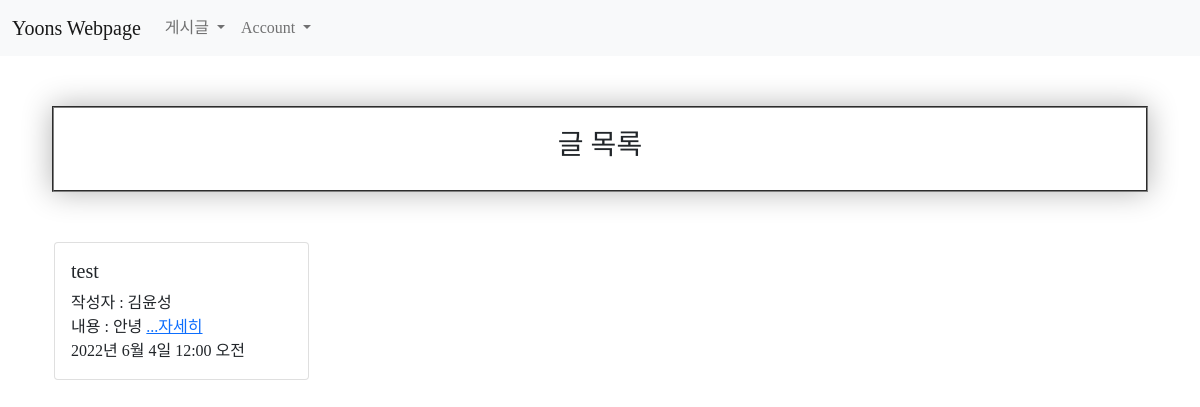
The page /list/ on the database as committed earlier.
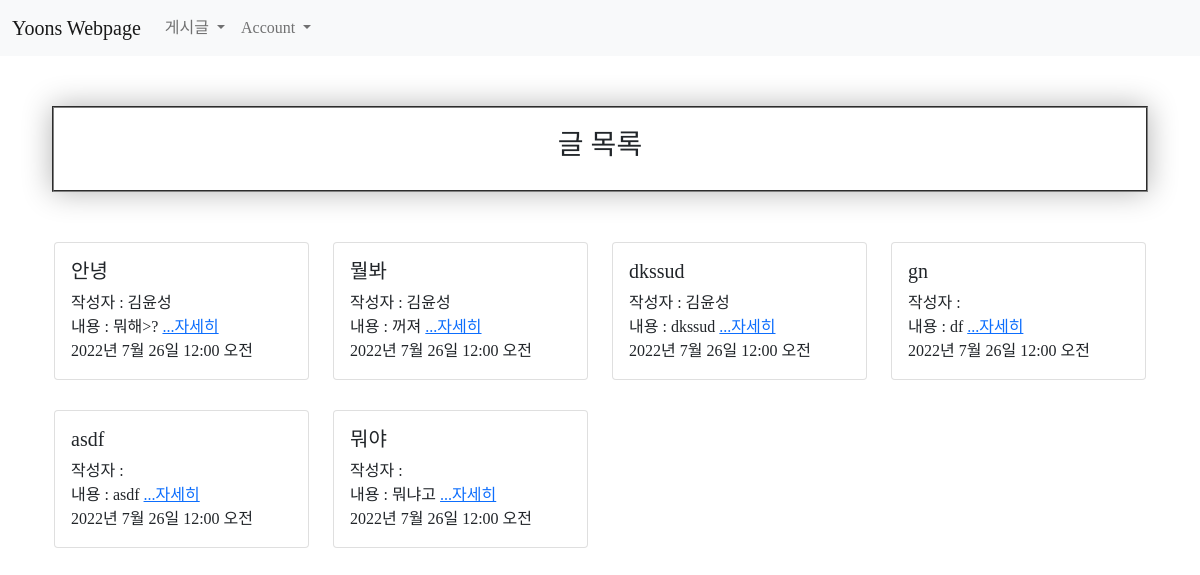
The same page on the database as committed later.
### main/models.py (models this page shows, shortened)
class Post(models.Model):
    id = models.AutoField(primary_key=True)
    title = models.CharField(max_length=200)
    writer = models.ForeignKey(User, on_delete=models.CASCADE)
    pub_date = models.DateTimeField()
    body = models.TextField()
    image = models.ImageField(upload_to = "post/", blank=True, null=True)
    user = models.ForeignKey(User,on_delete=models.CASCADE,null=True)
    like_user_set = models.ManyToManyField(User, blank=True, related_name='likes_user_set',through='Like')
    dislike_user_set = models.ManyToManyField(User, blank=True, related_name='dislikes_user_set',through='Dislike')
    def summary(self):
        return self.body[:20]

### main/views.py (the view)
# urls.py: path('list/', list, name="list"),
def list(request):
    posts = Post.objects.all()
    return render(request, 'main/list.html',{'posts':posts})

### main/templates/main/list.html
{% extends 'base.html' %}
{% load static %}
{% block content %}
    <div class="hello">
        <h3>글 목록</h3></div>
    <div class="container">
        <div class="row">
            {% for post in posts %}
                <div class="col-md-3 col-6 item_list__card">
                    <div class="card" style="font-family: 'scd3';">
                            <div class="card-body" style="font-size:16px">
                                <h5 class="card-title">{{ post.title }}</h5>
                                작성자 : {{post.writer.last_name}}{{post.writer.first_name}}<br>
                                내용 : {{post.summary}}
                                <a href="{% url 'main:detail' post.id %}">...자세히</a><br>
                                {{post.pub_date}}
                                <br>
                            </div>
                    </div>
                </div>
            {% endfor %}
        </div>
    </div>
{% endblock content %}

Rows that differ between the two databases and show on the page:
removed Post: title "test", writer.last_name "김", writer.first_name "윤성", summary "안녕", pub_date "2022년 6월 4일 12:00 오전"
added Post: title "안녕", writer.last_name "김", writer.first_name "윤성", summary "뭐해>?", pub_date "2022년 7월 26일 12:00 오전"
added Post: title "뭘봐", writer.last_name "김", writer.first_name "윤성", summary "꺼져", pub_date "2022년 7월 26일 12:00 오전"
added Post: title "dkssud", writer.last_name "김", writer.first_name "윤성", summary "dkssud", pub_date "2022년 7월 26일 12:00 오전"
added Post: title "gn", summary "df", pub_date "2022년 7월 26일 12:00 오전"
added Post: title "asdf", summary "asdf", pub_date "2022년 7월 26일 12:00 오전"
added Post: title "뭐야", summary "뭐냐고", pub_date "2022년 7월 26일 12:00 오전"
